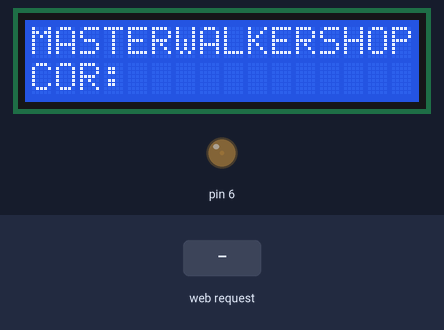
A sketch run on a simulated Arduino Uno, built with avr-gcc and run on an emulated ATmega328P. Parts: 16×2 character LCD, output pins drawn as LEDs (lit = HIGH). Inputs (shaded band) come from the test bench.

Above: at 1.2 s.
1.3 s: HTTP request GET /?L=amarelo received
At 2.5 s:
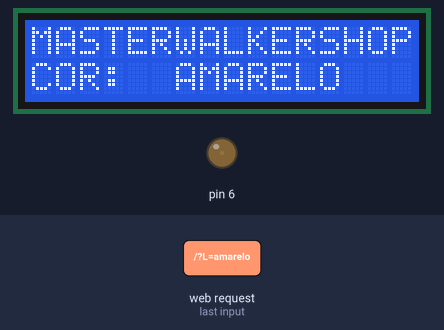
2.8 s: HTTP request GET /?L=azul received
At 3.6 s:
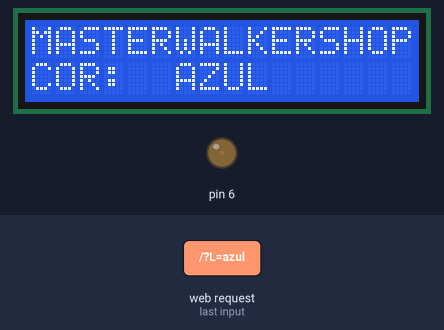
4.3 s: HTTP request GET /?L=branco received
At 4.8 s:
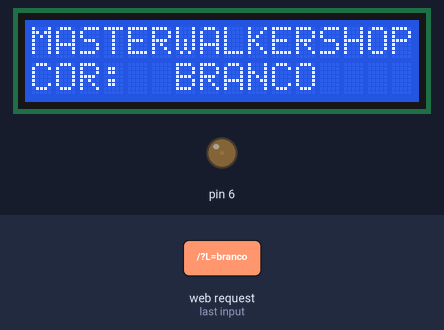
5.8 s: HTTP request GET /?L=laranja received
At 7.0 s:
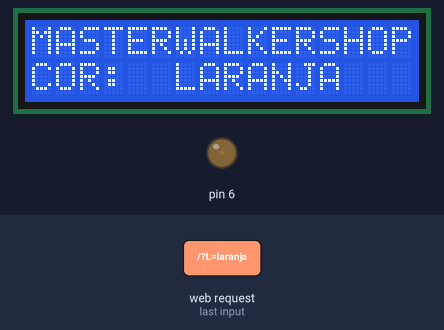
7.3 s: HTTP request GET /?L=preto received
At 8.2 s:
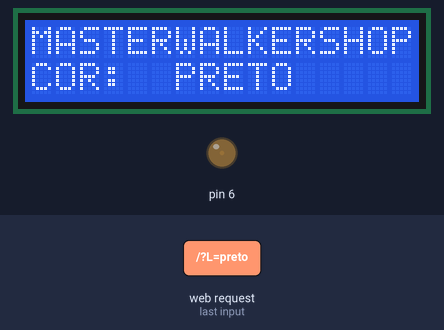
8.8 s: HTTP request GET /?L=rosa received
At 9.4 s:
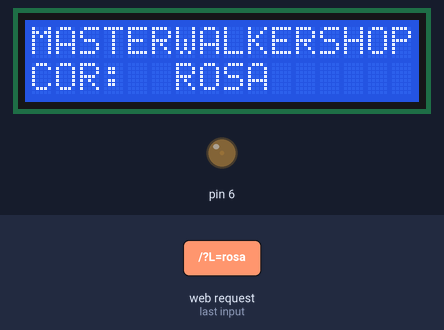
Timing chart, 0 to 11.3 s (numbered marks = the images above; inputs shaded):
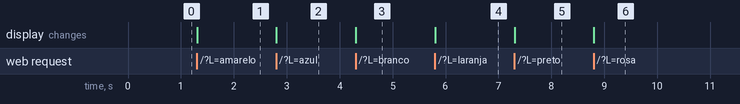

Measured:
- after the input at 1.3 s, the display: changes at once (image 1)
- after the input at 2.8 s, the display: changes at once (image 2)
- after the input at 4.3 s, the display: changes at once (image 3)
- after the input at 5.8 s, the display: changes at once (image 4)
- after the input at 7.3 s, the display: changes at once (image 5)
- after the input at 8.8 s, the display: changes at once (image 6)

The sketch:

Exemplo_EthernetShield_Display_LCD.ino
```cpp
//INCLUSÃO DAS BIBLIOTECAS NECESSÁRIAS PARA A EXECUÇÃO DO CÓDIGO
#include <SPI.h>
#include <Client.h>
#include <Ethernet.h>
#include <Server.h>
#include <Udp.h>
#include <LiquidCrystal.h>

LiquidCrystal lcd(12, 11, 5, 4, 3, 2); //PORTAS DO ARDUINO QUE SÃO UTILIZADAS PELO DISPLAY LCD

byte mac[] = { 0xDE, 0xAD, 0xBE, 0xEF, 0xFE, 0xED }; // NÃO PRECISA MEXER
byte ip[] = { 192, 168, 0, 177 }; // COLOQUE UMA FAIXA DE IP DISPONÍVEL DO SEU ROTEADOR. EX: 192.168.1.110  **** ISSO VARIA, NO MEU CASO É: 192.168.0.177
byte gateway[] = { 192, 168, 0, 1 }; // MUDE PARA O GATEWAY PADRÃO DO SEU ROTEADOR **** NO MEU CASO É O 192.168.0.1
byte subnet[] = { 255, 255, 255, 0 }; //COLOQUE O ENDEREÇO DA MASCARA DE REDE DO SEU ROTEADOR
EthernetServer server(80); //CASO OCORRA PROBLEMAS COM A PORTA 80, UTILIZE OUTRA (EX:8082,8089)
byte sampledata=50;

String readString = String(30); //CRIA UMA STRING CHAMADA "readString"

void setup(){
 lcd.begin(16, 2); //SETA A QUANTIDADE DE CARACTERES(16) E O NÚMERO DE LINHAS(2) DO DISPLAY. EM SUMA: UMA MATRIZ DE 16 COLUNAS E 2 LINHAS
 pinMode(6,OUTPUT);
 analogWrite(6,5);
 lcd.setCursor(0,0);  //SETA A POSIÇÃO EM QUE O CURSOR INCIALIZA(LINHA 1)
 lcd.print("MASTERWALKERSHOP"); //ESCREVE A PALAVRA "MASTERWALKERSHOP" NO DISPLAY LCD
 lcd.setCursor(0,1); //SETA A POSIÇÃO EM QUE O CURSOR RECEBE O TEXTO A SER MOSTRADO(LINHA 2)
 lcd.print("COR: ");//ESCREVE A PALAVRA "COR" NO DISPLAY LCD

 Ethernet.begin(mac, ip, gateway, subnet); // INICIALIZA A CONEXÃO ETHERNET

}
void loop(){

EthernetClient client = server.available(); // CRIA UMA VARIÁVEL CHAMADA client
  if (client) { //SE EXISTE CLIENTE
    while (client.connected()) { // ENQUANTO  EXISTIR CLIENTE CONECTADO
   if (client.available()) { // SE EXISTIR CLIENTE HABILITADO
    char c = client.read(); // CRIA A VARIÁVEL c

    if (readString.length() < 100) // SE O ARRAY FOR MENOR QUE 100
      {
        readString += c; // "readstring" VAI RECEBER OS CARACTERES LIDO
      }
        if (c == '\n') { // SE ENCONTRAR "\n" É O FINAL DO CABEÇALHO DA REQUISIÇÃO HTTP
          if (readString.indexOf("?") <0) //SE ENCONTRAR O CARACTER "?"
          {
          }
          else // SENÃO
        if(readString.indexOf("L=amarelo") >0){ // SE ENCONTRAR O PARÂMETRO "L=amarelo"
         lcd.setCursor(6,1); // MOVE O CURSOR DO LCD(COLUNA 6 E LINHA 2)
         lcd.print ("AMARELO "); // ESCREVE A PALAVRA "AMARELO"
        }
        if(readString.indexOf("L=azul") >0){//SE ENCONTRAR O PARÂMETRO "L=azul"
          lcd.setCursor(6,1); //MOVE O CURSOR DO LCD(COLUNA 6 E LINHA 2)
         lcd.print ("AZUL     "); //ESCREVE A PALAVRA "AZUL"
        }
        if(readString.indexOf("L=branco") >0){//SE ENCONTRAR O PARÂMETRO "L=branco"
          lcd.setCursor(6,1); //MOVE O CURSOR DO LCD(COLUNA 6 E LINHA 2)
         lcd.print ("BRANCO   "); //ESCREVE A PALAVRA "BRANCO"
        }
        if(readString.indexOf("L=laranja") >0){//SE ENCONTRAR O PARÂMETRO "L=laranja"
          lcd.setCursor(6,1); //MOVE O CURSOR DO LCD(COLUNA 6 E LINHA 2)
         lcd.print ("LARANJA "); //ESCREVE A PALAVRA "LARANJA"
        }
        if(readString.indexOf("L=preto") >0){//SE ENCONTRAR O PARÂMETRO "L=preto"
          lcd.setCursor(6,1); //MOVE O CURSOR DO LCD(COLUNA 6 E LINHA 2)
         lcd.print ("PRETO    "); //ESCREVE A PALAVRA "PRETO"
        }
        if(readString.indexOf("L=rosa") >0){//SE ENCONTRAR O PARÂMETRO "L=rosa"
          lcd.setCursor(6,1); //MOVE O CURSOR DO LCD(COLUNA 6 E LINHA 2)
         lcd.print ("ROSA    "); //ESCREVE A PALAVRA "ROSA"
        }
        if(readString.indexOf("L=roxo") >0){//SE ENCONTRAR O PARÂMETRO "L=roxo"
          lcd.setCursor(6,1); //MOVE O CURSOR DO LCD(COLUNA 6 E LINHA 2)
         lcd.print ("ROXO    "); //ESCREVE A PALAVRA "ROXO"
        }
        if(readString.indexOf("L=verde") >0){//SE ENCONTRAR O PARÂMETRO "L=verde"
          lcd.setCursor(6,1); //MOVE O CURSOR DO LCD(COLUNA 6 E LINHA 2)
         lcd.print ("VERDE    "); //ESCREVE A PALAVRA "VERDE"
        }
        if(readString.indexOf("L=vermelho") >0){//SE ENCONTRAR O PARÂMETRO "L=vermelho"
          lcd.setCursor(6,1); //MOVE O CURSOR DO LCD(COLUNA 6 E LINHA 2)
         lcd.print ("VERMELHO  "); //ESCREVE A PALAVRA "VERMELHO"
        }
          client.println("HTTP/1.1 200 OK"); // ESCREVE PARA O CLIENTE A VERSÃO DO HTTP
          client.println("Content-Type: text/html"); // ESCREVE PARA O CLIENTE O TIPO DE CONTEÚDO(texto/html)
          client.println();
          readString="";
          client.stop(); // FINALIZA A REQUISIÇÃO HTTP
            }
          }
        }
      }
 }
```
